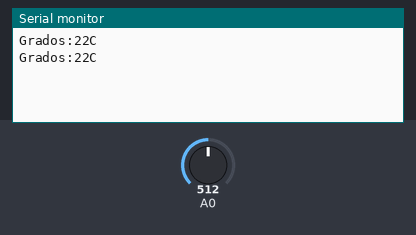
Bench run of a sketch on a simulated Arduino Uno, built with avr-gcc and run on an emulated ATmega328P. Parts: the last lines printed to the serial monitor. The test bench sets the inputs (shaded band); at power-on: A0 = 512.

Above: at 2.8 s.
2.9 s: A0 set to 716
At 3.8 s:
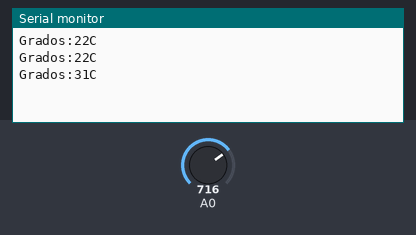
4.4 s: A0 set to 900
At 5.6 s:
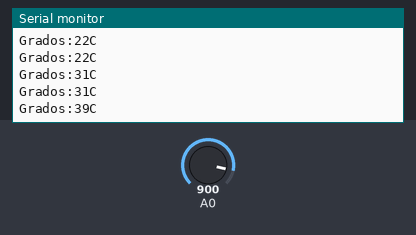
Timing chart, 0 to 7.4 s (numbered marks = the images above; inputs shaded):
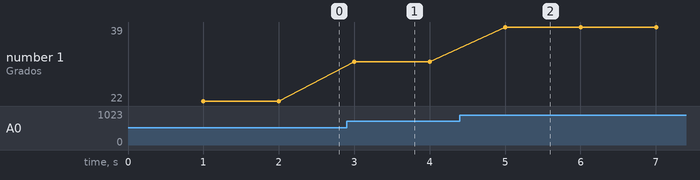

The sketch:

AnalogRead.ino
```cpp
void setup() {
  pinMode(A0,INPUT);
  Serial.begin(9600);
}
int pot1 = 0;
int x=0;
void loop()
{
  delay(1000);
  pot1 = analogRead(A0);
  x= map(pot1,0,1023,0,45);
  Serial.print("Grados:");
  Serial.print(x);
  Serial.println("C");
   //Imprimir con salto de linea
}
```

Measured:
- after the input at 2.9 s, the serial monitor: prints a new line after 0.10 s (image 1)
- after the input at 4.4 s, the serial monitor: prints a new line after 0.60 s (image 2)
- plotted number 1: 22 → 31 after the input at 2.9 s, 31 → 39 after the input at 4.4 s
